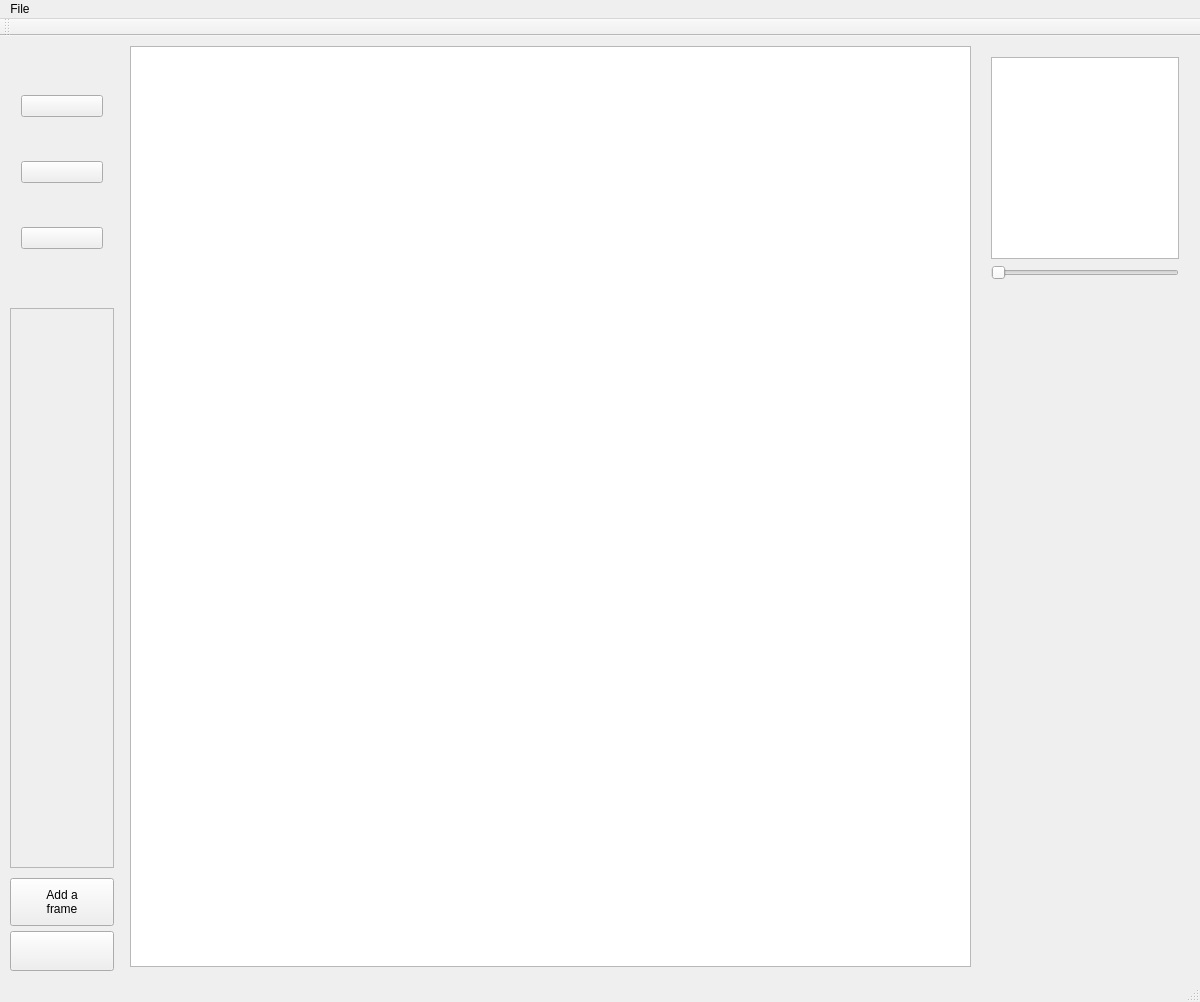
<?xml version="1.0" encoding="UTF-8"?>
<ui version="4.0">
 <class>MainWindow</class>
 <widget class="QMainWindow" name="MainWindow">
  <property name="geometry">
   <rect>
    <x>0</x>
    <y>0</y>
    <width>1200</width>
    <height>1002</height>
   </rect>
  </property>
  <property name="windowTitle">
   <string>MainWindow</string>
  </property>
  <widget class="QWidget" name="centralWidget">
   <widget class="QWidget" name="toolsContainer" native="true">
    <property name="geometry">
     <rect>
      <x>10</x>
      <y>10</y>
      <width>104</width>
      <height>252</height>
     </rect>
    </property>
    <layout class="QVBoxLayout" name="verticalLayout">
     <item>
      <widget class="QPushButton" name="brushButton">
       <property name="focusPolicy">
        <enum>Qt::StrongFocus</enum>
       </property>
       <property name="text">
        <string/>
       </property>
       <property name="icon">
        <iconset resource="resources.qrc">
         <normaloff>:/imgs/Resources_External/brush_black.png</normaloff>:/imgs/Resources_External/brush_black.png</iconset>
       </property>
       <property name="iconSize">
        <size>
         <width>64</width>
         <height>64</height>
        </size>
       </property>
       <property name="autoDefault">
        <bool>false</bool>
       </property>
       <property name="default">
        <bool>false</bool>
       </property>
       <property name="flat">
        <bool>false</bool>
       </property>
      </widget>
     </item>
     <item>
      <widget class="QPushButton" name="eraserButton">
       <property name="focusPolicy">
        <enum>Qt::StrongFocus</enum>
       </property>
       <property name="text">
        <string/>
       </property>
       <property name="icon">
        <iconset resource="resources.qrc">
         <normaloff>:/imgs/Resources_External/eraser_black.png</normaloff>:/imgs/Resources_External/eraser_black.png</iconset>
       </property>
       <property name="iconSize">
        <size>
         <width>64</width>
         <height>64</height>
        </size>
       </property>
       <property name="autoDefault">
        <bool>false</bool>
       </property>
       <property name="default">
        <bool>false</bool>
       </property>
       <property name="flat">
        <bool>false</bool>
       </property>
      </widget>
     </item>
     <item>
      <widget class="QPushButton" name="bucketButton">
       <property name="focusPolicy">
        <enum>Qt::StrongFocus</enum>
       </property>
       <property name="text">
        <string/>
       </property>
       <property name="icon">
        <iconset resource="resources.qrc">
         <normaloff>:/imgs/Resources_External/fill_black.png</normaloff>:/imgs/Resources_External/fill_black.png</iconset>
       </property>
       <property name="iconSize">
        <size>
         <width>64</width>
         <height>64</height>
        </size>
       </property>
       <property name="autoDefault">
        <bool>false</bool>
       </property>
       <property name="default">
        <bool>false</bool>
       </property>
       <property name="flat">
        <bool>false</bool>
       </property>
      </widget>
     </item>
    </layout>
   </widget>
   <widget class="QScrollArea" name="frameContainer">
    <property name="geometry">
     <rect>
      <x>10</x>
      <y>272</y>
      <width>104</width>
      <height>560</height>
     </rect>
    </property>
    <property name="widgetResizable">
     <bool>true</bool>
    </property>
    <widget class="QWidget" name="frameContents">
     <property name="geometry">
      <rect>
       <x>0</x>
       <y>0</y>
       <width>102</width>
       <height>558</height>
      </rect>
     </property>
    </widget>
   </widget>
   <widget class="QPushButton" name="deleteFrameButton">
    <property name="geometry">
     <rect>
      <x>10</x>
      <y>895</y>
      <width>104</width>
      <height>40</height>
     </rect>
    </property>
    <property name="text">
     <string/>
    </property>
    <property name="icon">
     <iconset resource="resources.qrc">
      <normaloff>:/imgs/Resources_External/trash_black.png</normaloff>:/imgs/Resources_External/trash_black.png</iconset>
    </property>
    <property name="iconSize">
     <size>
      <width>24</width>
      <height>24</height>
     </size>
    </property>
   </widget>
   <widget class="QPushButton" name="addFrameButton">
    <property name="geometry">
     <rect>
      <x>10</x>
      <y>842</y>
      <width>104</width>
      <height>48</height>
     </rect>
    </property>
    <property name="layoutDirection">
     <enum>Qt::LeftToRight</enum>
    </property>
    <property name="text">
     <string>Add a
frame</string>
    </property>
    <property name="icon">
     <iconset resource="resources.qrc">
      <normaloff>:/imgs/Resources_External/add_black.png</normaloff>:/imgs/Resources_External/add_black.png</iconset>
    </property>
    <property name="iconSize">
     <size>
      <width>24</width>
      <height>24</height>
     </size>
    </property>
    <property name="flat">
     <bool>false</bool>
    </property>
   </widget>
   <widget class="QWidget" name="previewContainer" native="true">
    <property name="geometry">
     <rect>
      <x>980</x>
      <y>10</y>
      <width>210</width>
      <height>245</height>
     </rect>
    </property>
    <layout class="QVBoxLayout" name="verticalLayout_2">
     <item>
      <widget class="QGraphicsView" name="previewView"/>
     </item>
     <item>
      <widget class="QSlider" name="fpsSlider">
       <property name="orientation">
        <enum>Qt::Horizontal</enum>
       </property>
      </widget>
     </item>
    </layout>
   </widget>
   <widget class="QGraphicsView" name="graphicsView">
    <property name="geometry">
     <rect>
      <x>130</x>
      <y>10</y>
      <width>841</width>
      <height>921</height>
     </rect>
    </property>
   </widget>
  </widget>
  <widget class="QMenuBar" name="menuBar">
   <property name="geometry">
    <rect>
     <x>0</x>
     <y>0</y>
     <width>1200</width>
     <height>25</height>
    </rect>
   </property>
   <widget class="QMenu" name="menuFile">
    <property name="title">
     <string>File</string>
    </property>
    <addaction name="actionOpen"/>
    <addaction name="actionSave"/>
    <addaction name="separator"/>
    <addaction name="actionImport"/>
    <addaction name="actionExport"/>
    <addaction name="separator"/>
    <addaction name="actionQuit"/>
   </widget>
   <addaction name="menuFile"/>
  </widget>
  <widget class="QToolBar" name="mainToolBar">
   <attribute name="toolBarArea">
    <enum>TopToolBarArea</enum>
   </attribute>
   <attribute name="toolBarBreak">
    <bool>false</bool>
   </attribute>
  </widget>
  <widget class="QStatusBar" name="statusBar"/>
  <action name="actionOpen">
   <property name="text">
    <string>Open</string>
   </property>
   <property name="shortcut">
    <string>Ctrl+O</string>
   </property>
  </action>
  <action name="actionSave">
   <property name="text">
    <string>Save</string>
   </property>
   <property name="shortcut">
    <string>Ctrl+S</string>
   </property>
  </action>
  <action name="actionImport">
   <property name="text">
    <string>Import</string>
   </property>
   <property name="shortcut">
    <string>Ctrl+I</string>
   </property>
  </action>
  <action name="actionExport">
   <property name="text">
    <string>Export</string>
   </property>
   <property name="shortcut">
    <string>Ctrl+E</string>
   </property>
  </action>
  <action name="actionQuit">
   <property name="text">
    <string>Quit</string>
   </property>
   <property name="shortcut">
    <string>Ctrl+Q</string>
   </property>
  </action>
 </widget>
 <layoutdefault spacing="6" margin="11"/>
 <resources>
  <include location="resources.qrc"/>
 </resources>
 <connections/>
</ui>
